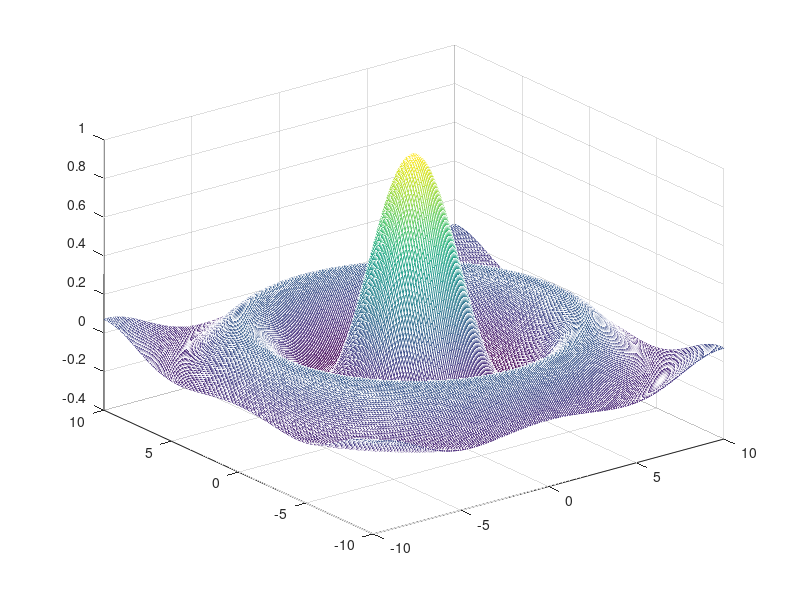
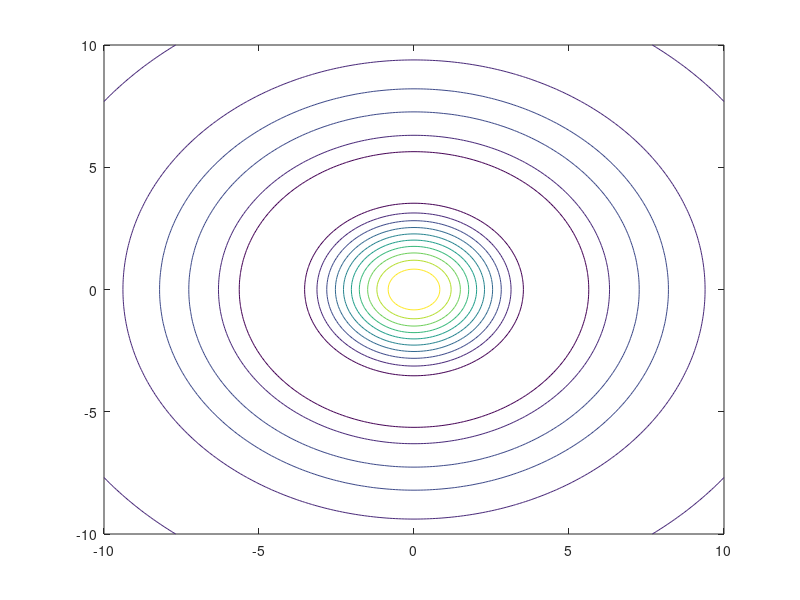

Source code (MATLAB) for these figures, in order:
clear;

v1 = -10 : 0.1 : 10;
v2 = -10 : 0.1 : 10;
[x, y] = meshgrid(v1, v2);

z = sin(sqrt(x.^2 + y.^2)) ./ sqrt(x.^2 + y.^2);
grid on;
mesh(x, y, z);

figure(2);
contour(x, y, z);
